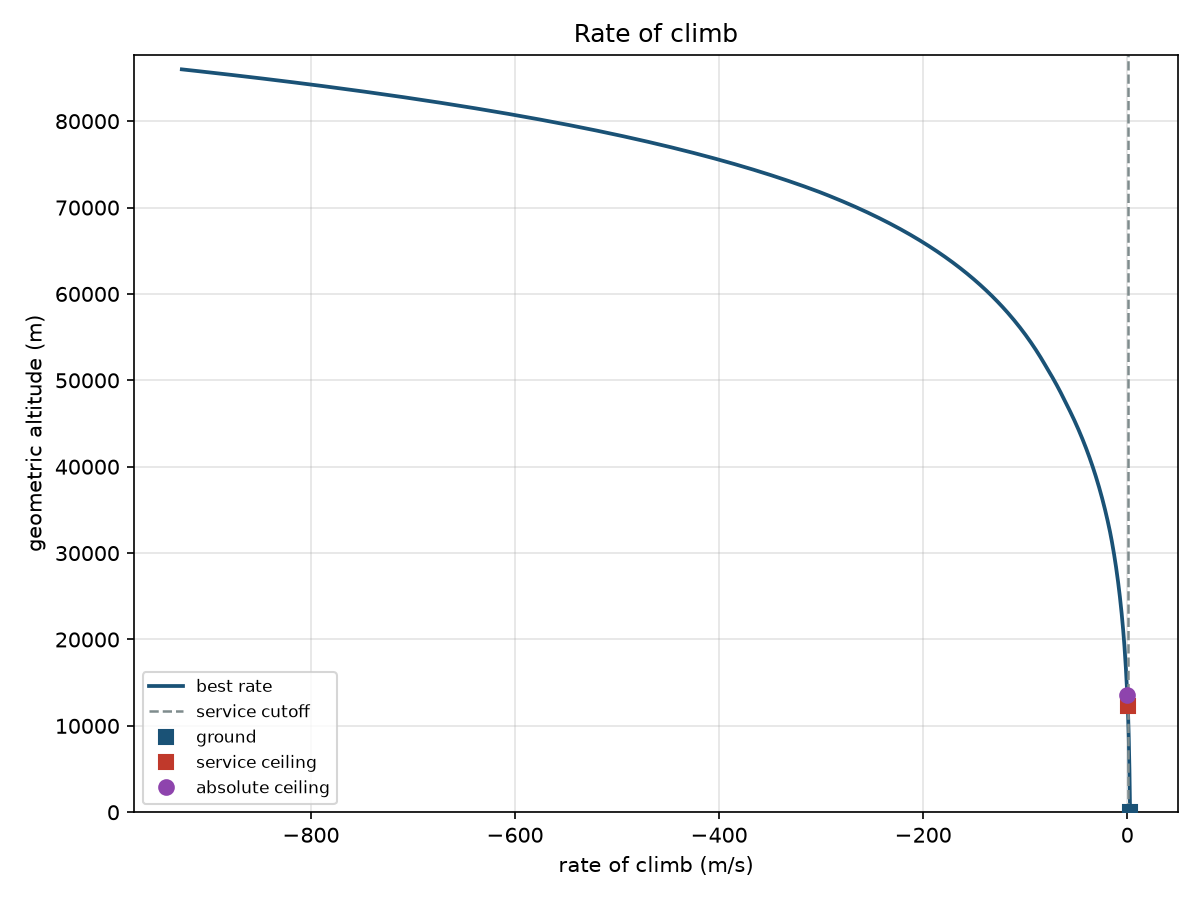

Write the Python code that produced this figure.
#!/usr/bin/env python3
"""Best-rate climb versus geometric altitude on a parabolic drag polar.

Rate of climb is rate_of_climb Ps = (T-D)*V/W, or
rate_of_climb_from_power with useful power. Climb angle is climb_angle.
Service ceiling uses service_ceiling_rate (100 ft/min) unless --cutoff.
Absolute ceiling is zero rate. Density is the 1976 atmosphere, or
AERO - DensityAndPressureAltitude with a constant temperature offset.
"""

from __future__ import annotations

import argparse
import math
import sys
import tempfile
from pathlib import Path

CHECK_TOL = 1e-8
PLOT_TITLE = "Rate of climb"
N_SWEEP = 401
N_PLOT = 201
PLOT_HEADROOM = 1.1
MACH_WARN = 0.3
CLIMB_WARN_RAD = math.radians(10.0)
Z_MAX = 86000.0
FT_TO_M = 0.3048
MIN_TO_S = 60.0
SERVICE_FPM = 100.0
DEFAULT_CUTOFF = SERVICE_FPM * FT_TO_M / MIN_TO_S

SKILL_DIR = Path(__file__).resolve().parent
ATMOS_DIR = SKILL_DIR.parent / "ATMOS - Standard1976"
HUMID_DIR = SKILL_DIR.parent / "AERO - DensityAndPressureAltitude"

ASSUMPTIONS = (
    "steady unaccelerated climb; L = W; parabolic polar CD = CD0 + "
    "CL**2/(pi*AR*e) from drag_polar and induced_drag_coefficient; "
    "0 < e <= 1; rate_of_climb Ps = (T-D)*V/W; "
    "rate_of_climb_from_power Ps = (P-D*V)/W with useful_thrust T = P/V; "
    "climb_angle gamma = asin((T-D)/W) = climb_angle_from_rate asin(Ps/V); "
    "jet thrust independent of speed: best rate maximizes V*(T-D); "
    "propeller useful power independent of speed: best rate at minimum "
    "power, CL = sqrt(3*CD0/k), k = 1/(pi*AR*e); "
    "incompressible freestream_dynamic_pressure; still air; "
    "1976 hydrostatic density versus geometric altitude, or a constant "
    "temperature offset from the ground with AERO - DensityAndPressureAltitude "
    "at the 1976 station pressure; humidity that would exceed local pressure "
    "is dropped (dry air at that altitude); thrust and useful power do not fall "
    "with altitude; service ceiling is best rate equal to "
    "service_ceiling_rate (100 ft/min) unless --cutoff; absolute ceiling "
    "is best rate equal to zero; a negative rate is a descent; the PNG "
    f"ends at {PLOT_HEADROOM:g} times the absolute ceiling unless --z-end "
    "is passed; weight is a force"
)


def print_kv(key: str, value: object) -> None:
    if isinstance(value, float):
        text = f"{value:.8g}"
    else:
        text = str(value)
    print(f"{key}: {text}")


def load_atmosphere():
    folder = str(ATMOS_DIR)
    if folder not in sys.path:
        sys.path.insert(0, folder)
    try:
        from standard_1976 import GAMMA, M0, RSTAR, atmosphere, require_altitude
    except ImportError as exc:
        raise ValueError(
            "ATMOS - Standard1976 must be importable for density versus altitude"
        ) from exc
    return atmosphere, require_altitude, M0, RSTAR, GAMMA


def load_humidity():
    folder = str(HUMID_DIR)
    if folder not in sys.path:
        sys.path.insert(0, folder)
    try:
        from density_and_pressure_altitude import (
            altitude_from_value,
            atmosphere_density,
            load_atmosphere as load_humid_atmos,
            moist_density,
            moist_mean_molar_mass,
            saturation_vapor_pressure,
            sound_speed,
            vapor_partial_pressure,
            water_molar_mass,
        )
    except ImportError as exc:
        raise ValueError(
            "AERO - DensityAndPressureAltitude must be importable for "
            "temperature, humidity, and density-altitude inversion"
        ) from exc
    return {
        "altitude_from_value": altitude_from_value,
        "atmosphere_density": atmosphere_density,
        "load_humid_atmos": load_humid_atmos,
        "moist_density": moist_density,
        "moist_mean_molar_mass": moist_mean_molar_mass,
        "saturation_vapor_pressure": saturation_vapor_pressure,
        "sound_speed": sound_speed,
        "vapor_partial_pressure": vapor_partial_pressure,
        "water_molar_mass": water_molar_mass,
    }


def require_positive(name: str, value: float) -> None:
    if not math.isfinite(value) or value <= 0.0:
        raise ValueError(f"{name} must be finite and > 0")


def induced_factor(aspect_ratio: float, oswald: float) -> float:
    return 1.0 / (math.pi * aspect_ratio * oswald)


def stall_speed(weight: float, rho: float, area: float, cl: float) -> float:
    """stall_speed."""
    return math.sqrt(2.0 * weight / (rho * area * cl))


def polar_drag(
    weight: float,
    rho: float,
    area: float,
    cd0: float,
    k: float,
    speed: float,
) -> tuple[float, float, float]:
    """Drag, CL, and CD on drag_polar at L = W."""
    dynamic = 0.5 * rho * speed * speed
    cl = weight / (dynamic * area)
    cd = cd0 + k * cl * cl
    drag = cd * dynamic * area
    return drag, cl, cd


def rate_of_climb(thrust: float, drag: float, speed: float, weight: float) -> float:
    """rate_of_climb."""
    return (thrust - drag) * speed / weight


def rate_of_climb_from_power(
    power: float, drag: float, speed: float, weight: float
) -> float:
    """rate_of_climb_from_power."""
    return (power - drag * speed) / weight


def climb_angle_from_sine(sine: float) -> float | None:
    if abs(sine) <= 1.0:
        return math.asin(sine)
    return None


def jet_best_rate(
    weight: float,
    rho: float,
    area: float,
    cd0: float,
    k: float,
    thrust: float,
) -> tuple[float, float, float]:
    """Speed, drag, and climb rate for constant thrust."""
    parasite = 0.5 * rho * area * cd0
    induced = 2.0 * k * weight**2 / (rho * area)
    disc = thrust**2 + 12.0 * parasite * induced
    speed_sq = (thrust + math.sqrt(disc)) / (6.0 * parasite)
    speed = math.sqrt(speed_sq)
    drag = parasite * speed_sq + induced / speed_sq
    rate = rate_of_climb(thrust, drag, speed, weight)
    return speed, drag, rate


def prop_best_rate(
    weight: float,
    rho: float,
    area: float,
    cd0: float,
    k: float,
    power: float,
) -> tuple[float, float, float, float, float]:
    """Speed, drag, rate, CL, and CD at minimum power."""
    cl = math.sqrt(3.0 * cd0 / k)
    cd = cd0 + k * cl * cl
    speed = stall_speed(weight, rho, area, cl)
    drag = weight * cd / cl
    rate = rate_of_climb_from_power(power, drag, speed, weight)
    return speed, drag, rate, cl, cd


def best_rate_point(
    weight: float,
    area: float,
    cd0: float,
    k: float,
    rho: float,
    thrust: float | None,
    power: float | None,
    clmax: float | None,
) -> dict[str, float | bool | None]:
    if thrust is not None:
        speed, drag, rate = jet_best_rate(weight, rho, area, cd0, k, thrust)
        cl = weight / (0.5 * rho * speed * speed * area)
        cd = cd0 + k * cl * cl
        available = thrust
    else:
        if power is None:
            raise ValueError("thrust or power is required")
        speed, drag, rate, cl, cd = prop_best_rate(
            weight, rho, area, cd0, k, power
        )
        available = power / speed
    stalled = False
    if clmax is not None and cl > clmax:
        speed = stall_speed(weight, rho, area, clmax)
        drag, cl, cd = polar_drag(weight, rho, area, cd0, k, speed)
        if thrust is not None:
            rate = rate_of_climb(thrust, drag, speed, weight)
            available = thrust
        else:
            rate = rate_of_climb_from_power(power, drag, speed, weight)
            available = power / speed
        stalled = True
    sine = rate / speed if speed > 0.0 else 0.0
    return {
        "V_roc_m_s": speed,
        "D_N": drag,
        "roc_m_s": rate,
        "CL_roc": cl,
        "CD_roc": cd,
        "T_N": available,
        "sin_gamma": sine,
        "gamma_rad": climb_angle_from_sine(sine),
        "stalled": stalled,
    }


def parcel_from_oat(
    pressure: float,
    temperature: float,
    rh: float | None,
    m0: float,
    rstar: float,
    gamma: float,
    humid: dict,
) -> tuple[float, float, float]:
    if rh is None:
        rho = humid["atmosphere_density"](pressure, m0, rstar, temperature)
        molar = m0
    else:
        es = humid["saturation_vapor_pressure"](temperature)
        vapor = humid["vapor_partial_pressure"](rh, es)
        if vapor >= pressure:
            # The 1976 pressure falls faster than this ground RH can follow.
            rho = humid["atmosphere_density"](pressure, m0, rstar, temperature)
            molar = m0
        else:
            mw = humid["water_molar_mass"]()
            rho = humid["moist_density"](
                pressure, vapor, m0, rstar, temperature, mw
            )
            molar = humid["moist_mean_molar_mass"](pressure, vapor, m0, mw)
    cs = humid["sound_speed"](gamma, rstar, temperature, molar)
    return rho, molar, cs


def make_air(
    atmosphere,
    require_altitude,
    z_ground: float,
    oat: float | None,
    rh: float | None,
    m0: float,
    rstar: float,
    gamma: float,
    humid: dict | None,
):
    ground = atmosphere(require_altitude(z_ground, "--alt"))
    t_offset = None if oat is None else oat - ground["T"]

    def air_at(z_m: float) -> dict[str, float]:
        altitude = require_altitude(z_m, "altitude")
        state = atmosphere(altitude)
        if t_offset is None or humid is None:
            return {
                "Z_m": altitude,
                "rho": state["rho"],
                "cs": state["cs"],
                "p": state["p"],
                "T": state["T"],
            }
        temperature = state["T"] + t_offset
        if not math.isfinite(temperature) or temperature <= 0.0:
            raise ValueError("offset temperature is not positive")
        rho, _molar, cs = parcel_from_oat(
            state["p"], temperature, rh, m0, rstar, gamma, humid
        )
        return {
            "Z_m": altitude,
            "rho": rho,
            "cs": cs,
            "p": state["p"],
            "T": temperature,
        }

    return air_at, t_offset, ground


def plot_top(
    z_ground: float,
    service: dict | None,
    absolute: dict | None,
    z_end: float | None,
    extras: list[float],
) -> tuple[float, str]:
    """Geometric altitude at the top of the PNG. Default is 10% above absolute."""
    if z_end is not None:
        top = z_end
        source = "flag"
    elif absolute is not None:
        top = PLOT_HEADROOM * absolute["Z_m"]
        source = "absolute"
    elif service is not None:
        top = PLOT_HEADROOM * service["Z_m"]
        source = "service"
    else:
        top = Z_MAX
        source = "model"
    if extras:
        top = max(top, max(extras))
    top = min(Z_MAX, max(top, z_ground))
    return top, source


def linspace(start: float, stop: float, count: int) -> list[float]:
    if count == 1:
        return [start]
    step = (stop - start) / (count - 1)
    return [start + step * i for i in range(count)]


def first_decreasing_root(
    altitudes: list[float],
    rates: list[float],
    target: float,
) -> tuple[float, float] | None:
    for i in range(len(altitudes) - 1):
        a = rates[i] - target
        b = rates[i + 1] - target
        if a >= 0.0 and b <= 0.0:
            return altitudes[i], altitudes[i + 1]
    return None


def bisect_rate(
    lo: float,
    hi: float,
    target: float,
    rate_at,
) -> float:
    z_lo, z_hi = lo, hi
    for _ in range(80):
        mid = 0.5 * (z_lo + z_hi)
        if rate_at(mid) > target:
            z_lo = mid
        else:
            z_hi = mid
    return 0.5 * (z_lo + z_hi)


def warnings_for(
    points: list[dict],
    clmax: float | None,
) -> list[str]:
    notes: list[str] = []
    if clmax is not None:
        for point in points:
            if point.get("stalled"):
                notes.append(
                    f"best-rate CL at {point['Z_m']:.6g} m exceeds CLmax "
                    f"{clmax:.6g}; speed is stall speed"
                )
                break
    for point in points:
        cs = point.get("cs")
        speed = point["V_roc_m_s"]
        if cs is not None and cs > 0.0 and speed / cs > MACH_WARN:
            notes.append(
                f"incompressible polar at Mach {speed / cs:.6g}; "
                f"the checked model is used above Mach {MACH_WARN}"
            )
            break
    for point in points:
        gamma = point.get("gamma_rad")
        if gamma is None:
            notes.append(
                "climb angle is not real on the L = W model at some station"
            )
            break
        if abs(gamma) > CLIMB_WARN_RAD:
            notes.append(
                "climb is steeper than 10 degrees; induced drag still uses L = W"
            )
            break
    return notes


def ensure_matplotlib():
    try:
        import matplotlib

        if "matplotlib.pyplot" not in sys.modules:
            matplotlib.use("Agg")
        import matplotlib.pyplot as plt
    except ImportError as exc:
        raise ValueError("matplotlib is required to plot rate of climb") from exc
    return plt


def plot_climb(
    path: Path,
    altitudes: list[float],
    rates: list[float],
    cutoff: float,
    ground: dict,
    service: dict | None,
    absolute: dict | None,
) -> None:
    plt = ensure_matplotlib()
    fig, ax = plt.subplots(figsize=(8, 6))
    ax.plot(rates, altitudes, color="#1a5276", linewidth=1.8, label="best rate")
    ax.axvline(
        cutoff,
        color="#7f8c8d",
        linestyle="--",
        linewidth=1.2,
        label="service cutoff",
    )
    ax.plot(
        ground["roc_m_s"],
        ground["Z_m"],
        "s",
        color="#1a5276",
        markersize=7,
        zorder=5,
        label="ground",
    )
    if service is not None:
        ax.plot(
            service["roc_m_s"],
            service["Z_m"],
            "s",
            color="#c0392b",
            markersize=7,
            zorder=5,
            label="service ceiling",
        )
    if absolute is not None:
        ax.plot(
            absolute["roc_m_s"],
            absolute["Z_m"],
            "o",
            color="#8e44ad",
            markersize=7,
            zorder=5,
            label="absolute ceiling",
        )
    ax.set_xlabel("rate of climb (m/s)")
    ax.set_ylabel("geometric altitude (m)")
    ax.set_title(PLOT_TITLE)
    ax.grid(True, alpha=0.35)
    ax.legend(loc="best", fontsize=8)
    ymin = min(altitudes)
    ymax = max(altitudes)
    ax.set_ylim(ymin, ymax if ymax > ymin else ymin + 1.0)
    fig.tight_layout()
    path.parent.mkdir(parents=True, exist_ok=True)
    try:
        fig.savefig(path, dpi=150)
    except OSError as exc:
        plt.close(fig)
        raise ValueError(f"could not write the plot: {exc}") from exc
    plt.close(fig)


def emit_point(prefix: str, point: dict) -> None:
    print_kv(f"{prefix}Z_m", point["Z_m"])
    print_kv(f"{prefix}rho_kg_m3", point["rho"])
    if point.get("cs") is not None:
        print_kv(f"{prefix}cs_m_s", point["cs"])
    print_kv(f"{prefix}V_roc_m_s", point["V_roc_m_s"])
    print_kv(f"{prefix}roc_m_s", point["roc_m_s"])
    print_kv(f"{prefix}CL_roc", point["CL_roc"])
    print_kv(f"{prefix}CD_roc", point["CD_roc"])
    print_kv(f"{prefix}sin_gamma", point["sin_gamma"])
    if point.get("gamma_rad") is not None:
        print_kv(f"{prefix}gamma_rad", point["gamma_rad"])


def emit(
    result: dict[str, object],
    extras: list[dict],
    notes: list[str],
    path: Path,
) -> None:
    print_kv("title", PLOT_TITLE)
    print_kv("assumptions", ASSUMPTIONS)
    for key in (
        "engine",
        "weight_N",
        "area_m2",
        "CD0",
        "AR",
        "e",
        "k",
        "CLmax",
        "thrust_N",
        "power_W",
        "roc_cutoff_m_s",
        "roc_cutoff_source",
        "density_source",
        "T_ground_K",
        "dT_K",
        "rh",
        "rh_source",
        "Z_plot_m",
        "z_plot_source",
    ):
        if key in result:
            print_kv(key, result[key])
    emit_point("ground_", result["ground"])
    for i, extra in enumerate(extras, start=1):
        emit_point(f"z_{i}_", extra)
    if result.get("service") is not None:
        emit_point("service_", result["service"])
    if result.get("absolute") is not None:
        emit_point("absolute_", result["absolute"])
    print_kv("graph", str(path))
    if notes:
        print_kv("warning", "; ".join(notes))


def fail(message: str) -> int:
    print(f"CHECK FAIL: {message}", file=sys.stderr)
    return 1


def near(got: float, want: float, label: str) -> int | None:
    if abs(got - want) > CHECK_TOL * max(1.0, abs(want)):
        return fail(f"{label} = {got}, expected {want}")
    return None


def run_check() -> int:
    atmosphere, require_altitude, m0, rstar, gamma = load_atmosphere()
    sea = atmosphere(0.0)
    weight = 10000.0
    area = 16.0
    cd0 = 0.02
    aspect_ratio = 8.0
    oswald = 0.8
    k = induced_factor(aspect_ratio, oswald)
    thrust = 1500.0
    power = 50000.0
    if near(DEFAULT_CUTOFF, SERVICE_FPM * FT_TO_M / MIN_TO_S, "cutoff"):
        return 1
    if abs(DEFAULT_CUTOFF - 0.508) > 1e-12:
        return fail(f"service_ceiling_rate is {DEFAULT_CUTOFF}, not 0.508 m/s")

    jet = best_rate_point(
        weight, area, cd0, k, sea["rho"], thrust, None, None
    )
    prop = best_rate_point(
        weight, area, cd0, k, sea["rho"], None, power, None
    )
    parasite = 0.5 * sea["rho"] * area * cd0
    induced = 2.0 * k * weight**2 / (sea["rho"] * area)
    jet_speed = jet["V_roc_m_s"]
    residual = thrust - 3.0 * parasite * jet_speed**2 + induced / jet_speed**2
    if abs(residual) / thrust > CHECK_TOL:
        return fail(f"jet climb residual {residual}")
    drag, cl, cd = polar_drag(weight, sea["rho"], area, cd0, k, jet_speed)
    if near(jet["D_N"], drag, "jet drag"):
        return 1
    if near(
        jet["roc_m_s"],
        rate_of_climb(thrust, drag, jet_speed, weight),
        "jet roc",
    ):
        return 1
    if near(prop["CL_roc"], math.sqrt(3.0 * cd0 / k), "prop CL"):
        return 1
    if near(
        prop["roc_m_s"],
        rate_of_climb_from_power(power, prop["D_N"], prop["V_roc_m_s"], weight),
        "prop roc",
    ):
        return 1
    if near(
        prop["roc_m_s"] / prop["V_roc_m_s"],
        math.sin(prop["gamma_rad"]),
        "prop climb_angle_from_rate",
    ):
        return 1

    air_at, _offset, _ground_state = make_air(
        atmosphere, require_altitude, 0.0, None, None, m0, rstar, gamma, None
    )
    high = air_at(11000.0)
    prop_high = best_rate_point(
        weight, area, cd0, k, high["rho"], None, power, None
    )
    if not prop["roc_m_s"] > prop_high["roc_m_s"]:
        return fail("propeller rate of climb did not fall at 11 km")

    class _Capture:
        def __init__(self) -> None:
            self.parts: list[str] = []

        def write(self, text: str) -> None:
            self.parts.append(text)

        def flush(self) -> None:
            return None

    def capture(argv: list[str]) -> tuple[int, str, str]:
        out = _Capture()
        err = _Capture()
        old_out, old_err = sys.stdout, sys.stderr
        sys.stdout, sys.stderr = out, err
        try:
            code = main(argv)
        finally:
            sys.stdout, sys.stderr = old_out, old_err
        return code, "".join(out.parts), "".join(err.parts)

    with tempfile.TemporaryDirectory() as tmp:
        png = str(Path(tmp) / "climb.png")
        base = [
            "--weight",
            "10000",
            "--area",
            "16",
            "--cd0",
            "0.02",
            "--ar",
            "8",
            "--e",
            "0.8",
            "--alt",
            "0",
            "--out",
            png,
        ]
        code, text, err = capture(base + ["--power", "50000"])
        if code != 0:
            return fail(f"prop main returned {code}: {err}")
        for key in (
            "engine: power",
            "roc_cutoff_source: default",
            "density_source: altitude",
            "ground_roc_m_s:",
            "service_Z_m:",
            "absolute_Z_m:",
            "graph:",
        ):
            if key not in text:
                return fail(f"stdout missing {key}")
        if "roc_cutoff_m_s: 0.508" not in text:
            return fail("default cutoff was not 0.508 m/s")
        if "z_plot_source: absolute" not in text or "Z_plot_m:" not in text:
            return fail("default plot top was not from the absolute ceiling")
        z_abs = None
        z_plot = None
        for line in text.splitlines():
            if line.startswith("absolute_Z_m:"):
                z_abs = float(line.split(":", 1)[1])
            if line.startswith("Z_plot_m:"):
                z_plot = float(line.split(":", 1)[1])
        if z_abs is None or z_plot is None:
            return fail("could not read plot and ceiling altitudes")
        want = PLOT_HEADROOM * z_abs
        if abs(z_plot - want) / want > 1e-6:
            return fail(f"plot top {z_plot} is not 1.1 times absolute {z_abs}")
        if not Path(png).is_file():
            return fail("PNG was not written")

        code, text, err = capture(base + ["--thrust", "1500", "--z", "3000"])
        if code != 0:
            return fail(f"thrust main returned {code}: {err}")
        if "engine: thrust" not in text or "z_1_Z_m:" not in text:
            return fail("thrust extra altitude was omitted")
        code, text, err = capture(base + ["--power", "50000", "--z-end", "86000"])
        if code != 0:
            return fail(f"z-end main returned {code}: {err}")
        if "z_plot_source: flag" not in text or "Z_plot_m: 86000" not in text:
            return fail("explicit plot top was not used")

        code, text, err = capture(
            [
                "--weight",
                "10000",
                "--area",
                "16",
                "--cd0",
                "0.02",
                "--ar",
                "8",
                "--e",
                "0.8",
                "--power",
                "50000",
                "--alt",
                "0",
                "--oat",
                "308.15",
                "--out",
                png,
            ]
        )
        if code != 0:
            return fail(f"oat main returned {code}: {err}")
        if "density_source: oat" not in text or "rh_source: dry" not in text:
            return fail("oat run did not mark density_source")
        code, text, err = capture(
            [
                "--weight",
                "10000",
                "--area",
                "16",
                "--cd0",
                "0.02",
                "--ar",
                "8",
                "--e",
                "0.8",
                "--power",
                "50000",
                "--alt",
                "0",
                "--oat",
                "308.15",
                "--rh",
                "0.5",
                "--out",
                png,
            ]
        )
        if code != 0:
            return fail(f"humid oat main returned {code}: {err}")
        if "rh_source: flag" not in text:
            return fail("humid oat run omitted rh_source")

        humid = load_humidity()
        atmos = humid["load_humid_atmos"]()
        _h, z_rho, _layer = humid["altitude_from_value"](
            sea["rho"], atmos, "density"
        )
        if near(z_rho, 0.0, "sea-level density altitude"):
            return 1
        code, text, err = capture(
            [
                "--weight",
                "10000",
                "--area",
                "16",
                "--cd0",
                "0.02",
                "--ar",
                "8",
                "--e",
                "0.8",
                "--power",
                "50000",
                "--rho",
                str(sea["rho"]),
                "--out",
                png,
            ]
        )
        if code != 0 or "density_source: density" not in text:
            return fail(f"rho main failed: {err}")

        code, _text, err = capture(base + ["--thrust", "1500", "--power", "50000"])
        if code != 2 or "not both" not in err:
            return fail("both thrust and power were accepted")
        code, _text, _err = capture(
            ["--weight", "10000", "--area", "16", "--cd0", "0.02", "--ar", "8", "--e", "0.8", "--alt", "0"]
        )
        if code != 2:
            return fail("missing thrust and power were accepted")

        stalled = best_rate_point(
            weight, area, cd0, k, sea["rho"], None, power, 0.4
        )
        if not stalled["stalled"]:
            return fail("CLmax below min-power CL produced no stall clip")

    print("check: pass")
    print_kv("roc_prop_m_s", prop["roc_m_s"])
    print_kv("roc_jet_m_s", jet["roc_m_s"])
    print_kv("roc_cutoff_m_s", DEFAULT_CUTOFF)
    return 0


def parse_args(argv: list[str] | None = None) -> argparse.Namespace:
    parser = argparse.ArgumentParser(
        description=(
            "Best-rate climb versus geometric altitude from a parabolic "
            "drag polar, with 1976 density or an off-nominal ground parcel."
        )
    )
    parser.add_argument("--weight", type=float, default=None, help="weight W [N]")
    parser.add_argument("--area", type=float, default=None, help="wing planform area S [m^2]")
    parser.add_argument("--cd0", type=float, default=None, help="zero-lift drag coefficient CD0")
    parser.add_argument("--ar", type=float, default=None, help="aspect ratio AR")
    parser.add_argument("--e", type=float, default=None, help="Oswald efficiency e, 0 < e <= 1")
    parser.add_argument("--thrust", type=float, default=None, help="net thrust, independent of speed [N]")
    parser.add_argument(
        "--power",
        type=float,
        default=None,
        help="useful power, independent of speed [W]",
    )
    parser.add_argument("--alt", type=float, default=None, help="geometric ground altitude [m]")
    parser.add_argument("--rho", type=float, default=None, help="air density at the field [kg/m^3]")
    parser.add_argument("--oat", type=float, default=None, help="outside air temperature at the ground [K]")
    parser.add_argument("--rh", type=float, default=None, help="relative humidity phi from 0 to 1")
    parser.add_argument("--clmax", type=float, default=None, help="maximum lift coefficient CLmax")
    parser.add_argument(
        "--cutoff",
        type=float,
        default=None,
        help="service-ceiling rate of climb [m/s]; omitted is 100 ft/min",
    )
    parser.add_argument(
        "--z",
        type=float,
        action="append",
        default=None,
        help="extra geometric altitude to print [m]; repeatable",
    )
    parser.add_argument(
        "--z-end",
        type=float,
        default=None,
        help="geometric altitude at the top of the PNG [m]; omitted is 1.1 times absolute ceiling",
    )
    parser.add_argument("--out", type=str, default=None, help="PNG path")
    parser.add_argument("--check", action="store_true", help="run built-in consistency checks")
    return parser.parse_args(argv)


def attach_air(point: dict, air: dict) -> dict:
    out = dict(point)
    out["Z_m"] = air["Z_m"]
    out["rho"] = air["rho"]
    out["cs"] = air["cs"]
    return out


def main(argv: list[str] | None = None) -> int:
    args = parse_args(argv)
    if args.check:
        return run_check()

    supplied = {
        "--weight": args.weight,
        "--area": args.area,
        "--cd0": args.cd0,
        "--ar": args.ar,
        "--e": args.e,
    }
    missing = [flag for flag, value in supplied.items() if value is None]
    if missing:
        print(
            "error: requires --weight, --area, --cd0, --ar, and --e; "
            f"missing {', '.join(missing)}",
            file=sys.stderr,
        )
        return 2
    if args.thrust is None and args.power is None:
        print("error: requires --thrust or --power", file=sys.stderr)
        return 2
    if args.thrust is not None and args.power is not None:
        print("error: pass --thrust or --power, not both", file=sys.stderr)
        return 2
    if args.alt is None and args.rho is None:
        print("error: requires --alt or --rho", file=sys.stderr)
        return 2
    if args.alt is not None and args.rho is not None:
        print("error: pass --alt or --rho, not both", file=sys.stderr)
        return 2
    if args.oat is not None and args.alt is None:
        print("error: --oat requires --alt", file=sys.stderr)
        return 2
    if args.rh is not None and args.oat is None:
        print("error: --rh requires --oat", file=sys.stderr)
        return 2

    try:
        require_positive("weight", args.weight)
        require_positive("wing area", args.area)
        require_positive("CD0", args.cd0)
        require_positive("aspect ratio", args.ar)
        if not math.isfinite(args.e) or args.e <= 0.0 or args.e > 1.0:
            raise ValueError("Oswald efficiency must be finite, > 0, and <= 1")
        if args.thrust is not None:
            require_positive("thrust", args.thrust)
        if args.power is not None:
            require_positive("power", args.power)
        if args.clmax is not None:
            require_positive("CLmax", args.clmax)
        if args.cutoff is not None:
            require_positive("cutoff rate of climb", args.cutoff)
        if args.rho is not None:
            require_positive("density", args.rho)
        if args.oat is not None:
            require_positive("outside air temperature", args.oat)
        if args.rh is not None:
            if not math.isfinite(args.rh) or args.rh < 0.0 or args.rh > 1.0:
                raise ValueError("relative humidity must be finite and between 0 and 1")

        atmosphere, require_altitude, m0, rstar, gamma = load_atmosphere()
        humid = None
        density_source = "altitude"
        rh_source = None
        z_ground = 0.0
        if args.alt is not None:
            z_ground = require_altitude(args.alt, "--alt")
            if args.oat is not None:
                humid = load_humidity()
                density_source = "oat"
                rh_source = "flag" if args.rh is not None else "dry"
        else:
            humid = load_humidity()
            atmos = humid["load_humid_atmos"]()
            _height, z_ground, _layer = humid["altitude_from_value"](
                args.rho, atmos, "density"
            )
            z_ground = require_altitude(z_ground, "--rho")
            density_source = "density"

        extras_z = []
        if args.z:
            for value in args.z:
                extras_z.append(require_altitude(value, "--z"))
        z_end = None
        if args.z_end is not None:
            z_end = require_altitude(args.z_end, "--z-end")
            if z_end < z_ground:
                raise ValueError("--z-end must be at or above the ground altitude")

        cutoff = DEFAULT_CUTOFF if args.cutoff is None else args.cutoff
        cutoff_source = "default" if args.cutoff is None else "flag"
        k = induced_factor(args.ar, args.e)
        air_at, t_offset, ground_state = make_air(
            atmosphere,
            require_altitude,
            z_ground,
            args.oat,
            args.rh,
            m0,
            rstar,
            gamma,
            humid,
        )

        def point_at(z_m: float) -> dict:
            air = air_at(z_m)
            point = best_rate_point(
                args.weight,
                args.area,
                args.cd0,
                k,
                air["rho"],
                args.thrust,
                args.power,
                args.clmax,
            )
            return attach_air(point, air)

        def rate_at(z_m: float) -> float:
            return point_at(z_m)["roc_m_s"]

        altitudes = linspace(z_ground, Z_MAX, N_SWEEP)
        rates = [rate_at(z_m) for z_m in altitudes]
        ground = point_at(z_ground)
        service = None
        absolute = None
        notes: list[str] = []
        bracket = first_decreasing_root(altitudes, rates, cutoff)
        if bracket is not None:
            z_svc = bisect_rate(bracket[0], bracket[1], cutoff, rate_at)
            service = point_at(z_svc)
        elif rates[0] < cutoff:
            notes.append(
                "best rate at the ground is below the service-ceiling cutoff"
            )
        elif min(rates) > cutoff:
            notes.append(
                "best rate stays above the service-ceiling cutoff through 86 km"
            )
        abs_bracket = first_decreasing_root(altitudes, rates, 0.0)
        if abs_bracket is not None:
            z_abs = bisect_rate(abs_bracket[0], abs_bracket[1], 0.0, rate_at)
            absolute = point_at(z_abs)
        elif rates[0] <= 0.0:
            notes.append("best rate at the ground is not a climb")
        elif min(rates) > 0.0:
            notes.append("absolute ceiling is above the 1976 hydrostatic top at 86 km")

        z_plot, z_plot_source = plot_top(
            z_ground, service, absolute, z_end, extras_z
        )
        plot_alts = linspace(z_ground, z_plot, N_PLOT)
        plot_rates = [rate_at(z_m) for z_m in plot_alts]

        extras = [point_at(z_m) for z_m in extras_z]
        warn_points = [ground] + extras
        if service is not None:
            warn_points.append(service)
        if absolute is not None:
            warn_points.append(absolute)
        notes.extend(warnings_for(warn_points, args.clmax))

        result: dict[str, object] = {
            "engine": "thrust" if args.thrust is not None else "power",
            "weight_N": args.weight,
            "area_m2": args.area,
            "CD0": args.cd0,
            "AR": args.ar,
            "e": args.e,
            "k": k,
            "roc_cutoff_m_s": cutoff,
            "roc_cutoff_source": cutoff_source,
            "density_source": density_source,
            "ground": ground,
            "service": service,
            "absolute": absolute,
            "Z_plot_m": z_plot,
            "z_plot_source": z_plot_source,
        }
        if args.clmax is not None:
            result["CLmax"] = args.clmax
        if args.thrust is not None:
            result["thrust_N"] = args.thrust
        if args.power is not None:
            result["power_W"] = args.power
        if args.oat is not None:
            result["T_ground_K"] = args.oat
            result["dT_K"] = t_offset
            result["rh"] = 0.0 if args.rh is None else args.rh
            result["rh_source"] = rh_source

        out_path = Path(args.out) if args.out else SKILL_DIR / "climb_performance.png"
        out_path = out_path.resolve()
        plot_climb(out_path, plot_alts, plot_rates, cutoff, ground, service, absolute)
        emit(result, extras, notes, out_path)
    except ValueError as exc:
        print(f"error: {exc}", file=sys.stderr)
        return 2
    return 0


if __name__ == "__main__":
    sys.exit(main())
